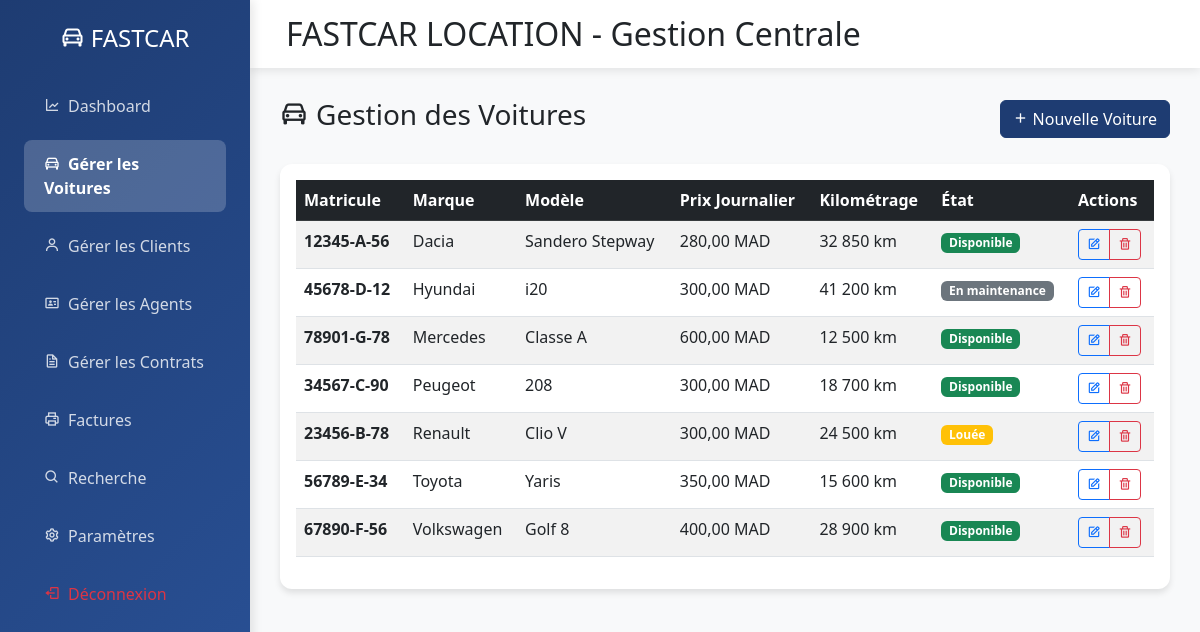
Before: /dashboard.php?action=voitures (signed in) with the older database file.
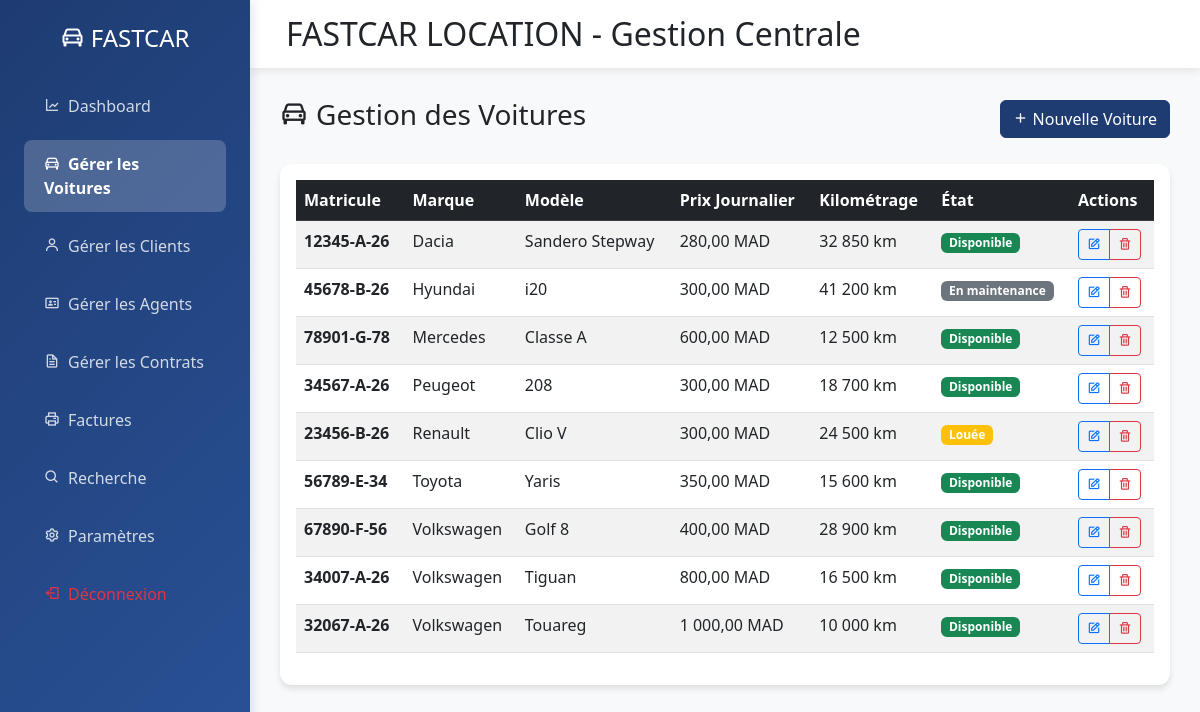
After: the same page with the newer database file.
### tables this page shows
CREATE TABLE IF NOT EXISTS voitures (
    matricule VARCHAR(50) PRIMARY KEY,
    marque VARCHAR(100) NOT NULL,
    modele VARCHAR(100) NOT NULL,
    prix_journalier DECIMAL(10, 2) NOT NULL,
    etat_courant ENUM('Disponible', 'Louée', 'En maintenance') DEFAULT 'Disponible',
    kilometrage_actuel INT DEFAULT 0,
    created_at TIMESTAMP DEFAULT CURRENT_TIMESTAMP,
    updated_at TIMESTAMP DEFAULT CURRENT_TIMESTAMP ON UPDATE CURRENT_TIMESTAMP,
    INDEX idx_marque (marque),
    INDEX idx_etat (etat_courant)
);

### controllers/VoitureController.php (called while the page is built, shortened)
<?php
require_once 'models/repositories/VoitureRepository.php';
class VoitureController {
    private $voitureRepo;
    public function __construct() {
        $this->voitureRepo = new VoitureRepository();
    }
    public function index() {
        try {
            $voitures = $this->voitureRepo->findAll();
            include 'views/voitures/index.php';
            return ob_get_clean();
        } catch (Exception $e) {
            error_log("Erreur dans VoitureController::index(): " . $e->getMessage());
            return "<div class='alert alert-danger'>Erreur lors du chargement des voitures</div>";
        }
    }
}
?>

### dashboard.php (called while the page is built, shortened)
<?php
spl_autoload_register(function($class) {
    $paths = [
        'controllers/',
        'models/repositories/',
        'models/entities/',
        'models/services/'
    ];
    foreach ($paths as $path) {
        $file = $path . $class . '.php';
        if (file_exists($file)) {
            return;
        }
    }
});
require_once 'config/database.php';
$action = $_GET['action'] ?? 'analytics';
$currentPage = $action;
try {
    switch ($action) {
        case 'voitures':
            $controller = new VoitureController();
            $content = $controller->index();
            break;
    }
} catch (Exception $e) {
    error_log("Erreur dans le dashboard: " . $e->getMessage());
    $content = "<div class='alert alert-danger'>Erreur : " . htmlspecialchars($e->getMessage()) . "</div>";
}
require 'views/layouts/main.php';
?>

### config/database.php (called while the page is built, shortened)
<?php
class Database {
    private static $instance = null;
    private function __construct() {
        try {
            $this->pdo = new PDO(
                "mysql:host=localhost;dbname=fastcar_location_version_2;charset=utf8mb4",
                "root",
                "",
                [
                    PDO::ATTR_ERRMODE => PDO::ERRMODE_EXCEPTION,
                    PDO::ATTR_DEFAULT_FETCH_MODE => PDO::FETCH_ASSOC,
                    PDO::ATTR_EMULATE_PREPARES => false
                ]
            );
        } catch (PDOException $e) {
            die("Erreur de connexion à la base de données: " . $e->getMessage());
        }
    }
    public static function getInstance() {
        if (self::$instance === null) {
            self::$instance = new Database();
        }
        return self::$instance->pdo;
    }
}
?>

### models/repositories/VoitureRepository.php (called while the page is built, shortened)
<?php
require_once 'config/database.php';
require_once 'models/entities/Voiture.php';
class VoitureRepository {
    private $pdo;
    public function __construct() {
        $this->pdo = Database::getInstance();
    }
    public function findAll(): array {
        try {
            $stmt = $this->pdo->query("SELECT * FROM voitures ORDER BY marque, modele");
            $voitures = [];
            while ($row = $stmt->fetch(PDO::FETCH_ASSOC)) {
                $voitures[] = new Voiture($row);
            }
            return $voitures;
        } catch (PDOException $e) {
            error_log("Erreur lors de la récupération des voitures: " . $e->getMessage());
            return [];
        }
    }
}
?>

### models/entities/Voiture.php (called while the page is built, shortened)
<?php
class Voiture {
    public function __construct($data = []) {
        $this->matricule = $data['matricule'] ?? '';
        $this->marque = $data['marque'] ?? '';
        $this->modele = $data['modele'] ?? '';
        $this->prixJournalier = floatval($data['prix_journalier'] ?? 0);
        $this->etatCourant = $data['etat_courant'] ?? 'Disponible';
        $this->kilometrageActuel = intval($data['kilometrage_actuel'] ?? 0);
    }
}
?>

### views/voitures/index.php (the view)
<div class="d-flex justify-content-between align-items-center mb-4">
    <h3><i class="bx bx-car me-2"></i>Gestion des Voitures</h3>
    <a href="dashboard.php?action=voitures_create" class="btn btn-primary">
        <i class="bx bx-plus me-1"></i>Nouvelle Voiture
    </a>
</div>
<div class="card">
    <div class="card-body">
        <?php if (empty($voitures)): ?>
            <div class="text-center py-5">
                <i class="bx bx-car bx-lg text-muted mb-3"></i>
                <h5 class="text-muted">Aucune voiture enregistrée</h5>
                <p class="text-muted">Commencez par ajouter votre première voiture</p>
                <a href="dashboard.php?action=voitures_create" class="btn btn-primary">
                    <i class="bx bx-plus me-1"></i>Ajouter une voiture
                </a>
            </div>
        <?php else: ?>
            <div class="table-responsive">
                <table class="table table-striped table-hover">
                    <thead class="table-dark">
                        <tr>
                            <th>Matricule</th>
                            <th>Marque</th>
                            <th>Modèle</th>
                            <th>Prix Journalier</th>
                            <th>Kilométrage</th>
                            <th>État</th>
                            <th>Actions</th>
                        </tr>
                    </thead>
                    <tbody>
                        <?php foreach ($voitures as $voiture): ?>
                        <tr>
                            <td><strong><?= htmlspecialchars($voiture->matricule) ?></strong></td>
                            <td><?= htmlspecialchars($voiture->marque) ?></td>
                            <td><?= htmlspecialchars($voiture->modele) ?></td>
                            <td><?= number_format($voiture->prixJournalier, 2, ',', ' ') ?> MAD</td>
                            <td><?= number_format($voiture->kilometrageActuel, 0, '', ' ') ?> km</td>
                            <td>
                                <span class="badge bg-<?=
                                    $voiture->etatCourant === 'Disponible' ? 'success' :
                                    ($voiture->etatCourant === 'Louée' ? 'warning' : 'secondary')
                                ?>">
                                    <?= $voiture->etatCourant ?>
                                </span>
                            </td>
                            <td>
                                <div class="btn-group btn-group-sm">
                                    <a href="dashboard.php?action=voitures_edit&matricule=<?= urlencode($voiture->matricule) ?>"
                                       class="btn btn-outline-primary">
                                        <i class="bx bx-edit"></i>
                                    </a>
                                    <a href="dashboard.php?action=voitures_delete&matricule=<?= urlencode($voiture->matricule) ?>"
                                       class="btn btn-outline-danger"
                                       onclick="return confirm('Êtes-vous sûr de vouloir supprimer cette voiture ?')">
                                        <i class="bx bx-trash"></i>
                                    </a>
                                </div>
                            </td>
                        </tr>
                        <?php endforeach; ?>
                    </tbody>
                </table>
            </div>
        <?php endif; ?>
    </div>
</div>

### views/layouts/main.php (shortened to what this page needs)
<!DOCTYPE html>
<html lang="fr">
<head>
    <link href="https://cdn.jsdelivr.net/npm/bootstrap@5.3.0/dist/css/bootstrap.min.css" rel="stylesheet">
    <link href="https://cdn.jsdelivr.net/npm/bootstrap-icons@1.10.0/font/bootstrap-icons.css" rel="stylesheet">
    <link href="https://unpkg.com/boxicons@2.1.4/css/boxicons.min.css" rel="stylesheet">
</head>
<body>
    <div class="container-fluid p-0">
        <div class="row g-0">
            <div class="col-lg-2 sidebar p-0">
                <div class="p-4">
                    <h4 class="text-center mb-4">
                        <i class="bx bx-car"></i>
                        FASTCAR
                    </h4>
                    <nav class="nav flex-column">
                        <a class="nav-link <?= $currentPage === 'analytics' ? 'active' : '' ?>"
                           href="dashboard.php?action=analytics">
                            <i class="bx bx-line-chart me-2"></i>Dashboard
                        </a>
                        <a class="nav-link <?= $currentPage === 'voitures' ? 'active' : '' ?>"
                           href="dashboard.php?action=voitures">
                            <i class="bx bx-car me-2"></i>Gérer les Voitures
                        </a>
                        <a class="nav-link <?= $currentPage === 'clients' ? 'active' : '' ?>"
                           href="dashboard.php?action=clients">
                            <i class="bx bx-user me-2"></i>Gérer les Clients
                        </a>
                        <a class="nav-link <?= $currentPage === 'agents' ? 'active' : '' ?>"
                           href="dashboard.php?action=agents">
                            <i class="bx bx-id-card me-2"></i>Gérer les Agents
                        </a>
                        <a class="nav-link <?= $currentPage === 'contrats' ? 'active' : '' ?>"
                           href="dashboard.php?action=contrats">
                            <i class="bx bx-file me-2"></i>Gérer les Contrats
                        </a>
                        <a class="nav-link <?= $currentPage === 'factures' ? 'active' : '' ?>"
                           href="dashboard.php?action=factures">
                            <i class="bx bx-printer me-2"></i>Factures
                        </a>
                        <a class="nav-link <?= $currentPage === 'search' ? 'active' : '' ?>"
                           href="dashboard.php?action=search">
                            <i class="bx bx-search me-2"></i>Recherche
                        </a>
                        <a class="nav-link <?= $currentPage === 'parametres' ? 'active' : '' ?>"
                           href="dashboard.php?action=parametres">
                            <i class="bx bx-cog me-2"></i>Paramètres
                        </a>
                        <a class="nav-link text-danger" href="dashboard.php?action=deconnexion">
                            <i class="bx bx-log-out me-2"></i>Déconnexion
                        </a>
                    </nav>
                </div>
            </div>
            <div class="col-lg-10 main-content p-0">
                <div class="header">
                    <div class="container-fluid">
                        <h2 class="mb-0 px-4">FASTCAR LOCATION - Gestion Centrale</h2>
                    </div>
                </div>
                <div class="content">
                    <?php echo $content; ?>
                </div>
            </div>
        </div>
    </div>
</body>
</html>

### views/layouts/main.php (style rules this page uses)
:root { --primary-color: #1e3c72; --primary-light: #2a5298; }
.sidebar { background: linear-gradient(135deg, var(--primary-color), var(--primary-light)); color: white; min-height: 100vh; box-shadow: 3px 0 10px rgba(0,0,0,0.1); position: fixed; width: 250px; z-index: 1000; }
.main-content { margin-left: 250px; width: calc(100% - 250px); min-height: 100vh; }
.sidebar .nav-link { color: rgba(255,255,255,0.8); padding: 12px 20px; margin: 5px 0; border-radius: 8px; transition: all 0.3s; }
.sidebar .nav-link.active { background: rgba(255,255,255,0.2); color: white; font-weight: 600; }
.header { background: white; box-shadow: 0 2px 10px rgba(0,0,0,0.1); padding: 15px 0; position: sticky; top: 0; z-index: 999; }
.content { background: #f8f9fa; min-height: calc(100vh - 80px); padding: 30px; }
.card { border: none; border-radius: 12px; box-shadow: 0 4px 6px rgba(0,0,0,0.1); transition: transform 0.2s; }
.btn-primary { background: var(--primary-color); border-color: var(--primary-color); }

Changed rows visible on the page:
removed voitures: matricule "12345-A-56", marque "Dacia", modele "Sandero Stepway", prix_journalier "280,00", kilometrage_actuel "32 850", etat_courant "Disponible"
removed voitures: matricule "45678-D-12", marque "Hyundai", modele "i20", prix_journalier "300,00", kilometrage_actuel "41 200", etat_courant "En maintenance"
removed voitures: matricule "34567-C-90", marque "Peugeot", modele "208", prix_journalier "300,00", kilometrage_actuel "18 700", etat_courant "Disponible"
removed voitures: matricule "23456-B-78", marque "Renault", modele "Clio V", prix_journalier "300,00", kilometrage_actuel "24 500", etat_courant "Louée"
added voitures: matricule "12345-A-26", marque "Dacia", modele "Sandero Stepway", prix_journalier "280,00", kilometrage_actuel "32 850", etat_courant "Disponible"
added voitures: matricule "45678-B-26", marque "Hyundai", modele "i20", prix_journalier "300,00", kilometrage_actuel "41 200", etat_courant "En maintenance"
added voitures: matricule "34567-A-26", marque "Peugeot", modele "208", prix_journalier "300,00", kilometrage_actuel "18 700", etat_courant "Disponible"
added voitures: matricule "23456-B-26", marque "Renault", modele "Clio V", prix_journalier "300,00", kilometrage_actuel "24 500", etat_courant "Louée"
added voitures: matricule "34007-A-26", marque "Volkswagen", modele "Tiguan", prix_journalier "800,00", kilometrage_actuel "16 500", etat_courant "Disponible"
added voitures: matricule "32067-A-26", marque "Volkswagen", modele "Touareg", prix_journalier "1 000,00", kilometrage_actuel "10 000", etat_courant "Disponible"
